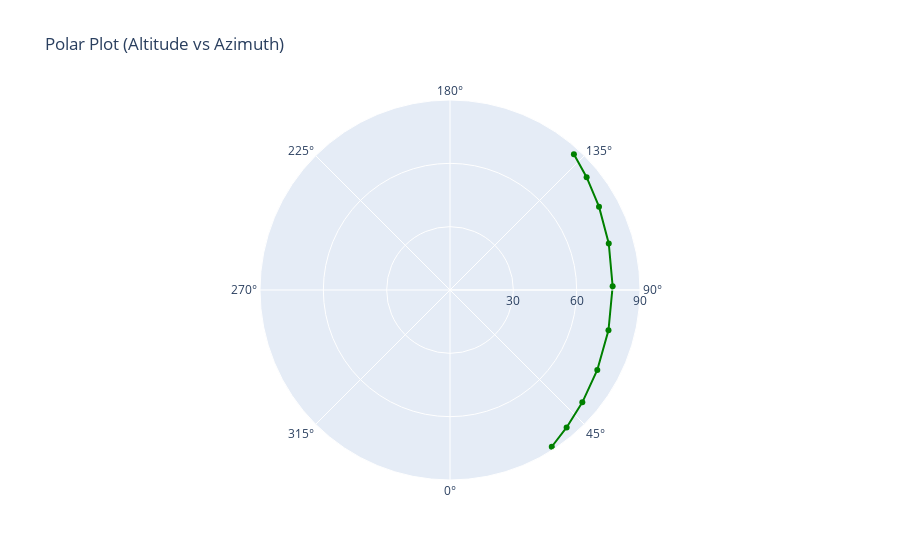

This figure's notebook cell:
### Code cell
# create polar plot
def createPlotPolar(trackDataElevation):
    fig = go.Figure()

    # Convert azimuth to radians and adjust altitude for polar representation
    theta = [az * np.pi / 180 for az in trackDataElevation['az']]
    r = [90 - alt for alt in trackDataElevation['alt']]

    fig.add_trace(go.Scatterpolar(
        r=r,
        theta=trackDataElevation['az'],
        mode='lines+markers',
        name="Polar Track",
        marker=dict(color="green")
    ))

    fig.update_layout(
        polar=dict(
            angularaxis=dict(rotation=-90),
            radialaxis=dict(range=[0, 90], tickvals=[30, 60, 90])
        ),
        title="Polar Plot (Altitude vs Azimuth)"
    )
    return fig

fig = createPlotPolar(trackDataElevation[0])
fig.show()

### Figure 1 — Plotly figure (JSON) as saved in the notebook; plotly's stock layout.template omitted (floating-point values rounded to 4 significant figures)
{"data": [{"marker": {"color": "green"}, "mode": "lines+markers", "name": "Polar Track", "r": [88.52, 85.39, 82.24, 79.4, 77.46, 77.06, 78.36, 80.87, 83.92, 87.07], "theta": [32.99, 40.31, 49.66, 61.49, 75.74, 91.32, 106.3, 119.2, 129.5, 137.6], "type": "scatterpolar"}], "layout": {"polar": {"angularaxis": {"rotation": -90}, "radialaxis": {"range": [0, 90], "tickvals": [30, 60, 90]}}, "title": {"text": "Polar Plot (Altitude vs Azimuth)"}}}
